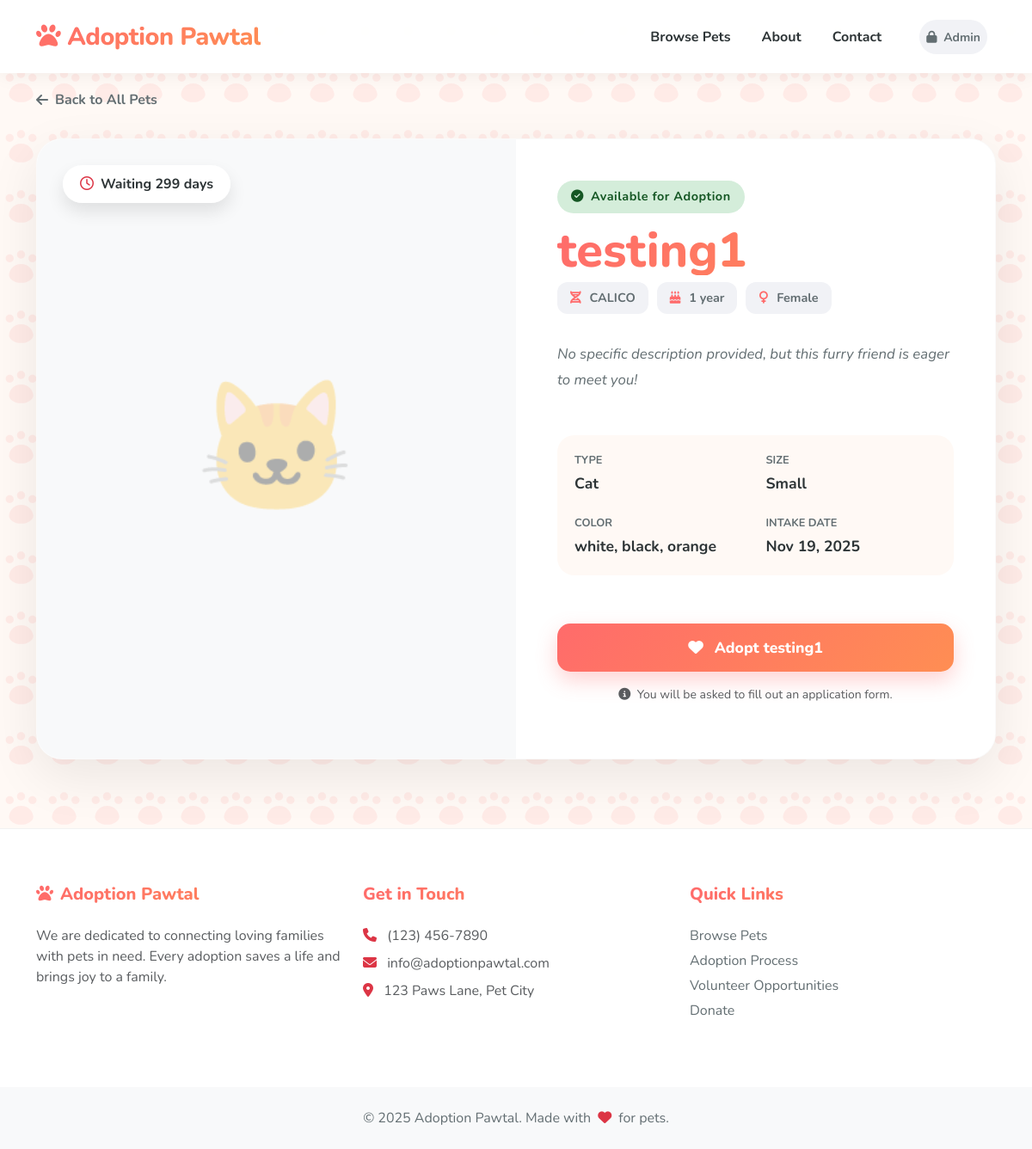
Page /pet-adoption-system/public/pet-details.php?id=A1234568 on the committed database.
### tables this page shows
CREATE TABLE `pets` (
  `animal_id` varchar(20) NOT NULL,
  `intake_type` varchar(50) NOT NULL,
  `intake_date` date NOT NULL,
  `pet_name` varchar(100) NOT NULL,
  `animal_type` varchar(50) NOT NULL,
  `pet_age` varchar(50) NOT NULL,
  `pet_size` varchar(20) NOT NULL,
  `color` varchar(100) NOT NULL,
  `breed` varchar(100) NOT NULL,
  `sex` char(1) NOT NULL,
  `adoption_status` enum('Available','Pending','Reserved','Trial') DEFAULT 'Available',
  `photo_path` varchar(255) DEFAULT NULL,
  `description` text DEFAULT NULL,
  `created_at` timestamp NOT NULL DEFAULT current_timestamp()
);

### pet-adoption-system/public/pet-details.php (the view, shortened to what this page needs)
<?php
require_once '../config/database.php';
$animal_id = $_GET['id'] ?? '';
$stmt = $pdo->prepare("SELECT * FROM pets WHERE animal_id = ?");
$stmt->execute([$animal_id]);
$pet = $stmt->fetch();
$is_available = $pet['adoption_status'] === 'Available';
function daysInShelter($intake_date) {
    $intake = new DateTime($intake_date);
    $now = new DateTime();
    $diff = $now->diff($intake);
    return $diff->days;
}
$days = daysInShelter($pet['intake_date']);
?>
<!DOCTYPE html>
<html lang="en">
<head>
    <link href="https://cdn.jsdelivr.net/npm/bootstrap@5.3.0/dist/css/bootstrap.min.css" rel="stylesheet">
    <link rel="stylesheet" href="https://cdnjs.cloudflare.com/ajax/libs/font-awesome/6.4.0/css/all.min.css">
</head>
<body>
    <nav class="navbar navbar-expand-lg fixed-top">
        <div class="container">
            <a class="navbar-brand" href="index.php">
                <i class="fas fa-paw me-2"></i>Adoption Pawtal
            </a>
            <div class="collapse navbar-collapse" id="navbarNav">
                <ul class="navbar-nav ms-auto align-items-center">
                    <li class="nav-item">
                        <a class="nav-link" href="index.php">Browse Pets</a>
                    </li>
                    <li class="nav-item">
                        <a class="nav-link" href="index.php#about">About</a>
                    </li>
                    <li class="nav-item">
                        <a class="nav-link" href="index.php#contact">Contact</a>
                    </li>
                    <li class="nav-item ms-lg-3">
                        <a class="nav-link btn-admin" href="../admin/login.php">
                            <small><i class="fas fa-lock me-1"></i> Admin</small>
                        </a>
                    </li>
                </ul>
            </div>
        </div>
    </nav>
    <div class="container">
        <div class="mt-4 mb-2">
            <a href="index.php" class="back-link">
                <i class="fas fa-arrow-left me-2"></i> Back to All Pets
            </a>
        </div>
        <div class="profile-card">
            <div class="row g-0">
                <div class="col-lg-6">
                    <div class="pet-image-container d-flex align-items-center justify-content-center">
                        <div class="floating-days-badge">
                            <i class="far fa-clock text-danger me-2"></i>Waiting <?= $days ?> days
                        </div>
                        <?php if ($pet['photo_path'] && file_exists('../' . $pet['photo_path'])): ?>
                            <img src="../<?= htmlspecialchars($pet['photo_path']) ?>" class="pet-main-img" alt="<?= htmlspecialchars($pet['pet_name']) ?>">
                        <?php else: ?>
                            <span style="font-size: 150px; opacity: 0.3;">
                                <?php
                                echo match($pet['animal_type']) {
                                    'DOG' => '🐕',
                                    'CAT' => '🐱',
                                    'BIRD' => '🦜',
                                    default => '🐾'
                                };
                                ?>
                            </span>
                        <?php endif; ?>
                    </div>
                </div>
                <div class="col-lg-6">
                    <div class="pet-info-container h-100 d-flex flex-column">
                        <div>
                            <?php if ($is_available): ?>
                                <span class="status-badge status-available">
                                    <i class="fas fa-check-circle me-2"></i>Available for Adoption
                                </span>
                            <?php else: ?>
                                <span class="status-badge status-unavailable">
                                    <i class="fas fa-exclamation-circle me-2"></i><?= htmlspecialchars($pet['adoption_status']) ?>
                                </span>
                            <?php endif; ?>
                            <h1 class="pet-title-name"><?= htmlspecialchars($pet['pet_name']) ?></h1>
                            <div class="pet-meta-badges">
                                <div class="meta-badge">
                                    <i class="fas fa-dna"></i> <?= htmlspecialchars($pet['breed']) ?>
                                </div>
                                <div class="meta-badge">
                                    <i class="fas fa-birthday-cake"></i> <?= htmlspecialchars($pet['pet_age']) ?>
                                </div>
                                <div class="meta-badge">
                                    <?php
                                    $sex_icon = match($pet['sex']) {
                                        'M', 'N' => 'fa-mars',
                                        'F', 'S' => 'fa-venus',
                                        default => 'fa-genderless'
                                    };
                                    ?>
                                    <i class="fas <?= $sex_icon ?>"></i>
                                    <?php
                                    $sex_display = match($pet['sex']) {
                                        'M' => 'Male',
                                        'F' => 'Female',
                                        'N' => 'Neutered Male',
                                        'S' => 'Spayed Female',
                                        'U' => 'Unknown',
                                        default => $pet['sex']
                                    };
                                    echo htmlspecialchars($sex_display);
                                    ?>
                                </div>
                            </div>
                        </div>
                        <div class="description-box">
                            <?php if ($pet['description']): ?>
                                <p><?= nl2br(htmlspecialchars($pet['description'])) ?></p>
                            <?php else: ?>
                                <p class="fst-italic">No specific description provided, but this furry friend is eager to meet you!</p>
                            <?php endif; ?>
                        </div>
                        <div class="info-grid mt-auto">
                            <div class="info-item">
                                <span class="info-label">Type</span>
                                <span class="info-value"><?= ucfirst(strtolower($pet['animal_type'])) ?></span>
                            </div>
                            <div class="info-item">
                                <span class="info-label">Size</span>
                                <span class="info-value"><?= ucfirst(strtolower($pet['pet_size'])) ?></span>
                            </div>
                            <div class="info-item">
                                <span class="info-label">Color</span>
                                <span class="info-value"><?= htmlspecialchars($pet['color']) ?></span>
                            </div>
                            <div class="info-item">
                                <span class="info-label">Intake Date</span>
                                <span class="info-value"><?= date('M j, Y', strtotime($pet['intake_date'])) ?></span>
                            </div>
                        </div>
                        <div class="mt-4">
                            <?php if ($is_available): ?>
                                <a href="apply.php?pet_id=<?= htmlspecialchars($pet['animal_id']) ?>" class="btn btn-gradient">
                                    <i class="fas fa-heart me-2"></i> Adopt <?= htmlspecialchars($pet['pet_name']) ?>
                                </a>
                                <p class="text-center text-muted mt-3 small">
                                    <i class="fas fa-info-circle me-1"></i> You will be asked to fill out an application form.
                                </p>
                            <?php else: ?>
                                <div class="alert alert-warning border-0 shadow-sm">
                                    <strong>Not Available:</strong> This pet is currently not available.
                                </div>
                            <?php endif; ?>
                        </div>
                    </div>
                </div>
            </div>
        </div>
    </div>
    <footer>
        <div class="container">
            <div class="row">
                <div class="col-md-4 mb-4">
                    <h5 class="footer-title"><i class="fas fa-paw me-2"></i>Adoption Pawtal</h5>
                    <p class="text-muted">We are dedicated to connecting loving families with pets in need. Every adoption saves a life and brings joy to a family.</p>
                </div>
                <div class="col-md-4 mb-4">
                    <h5 class="footer-title">Get in Touch</h5>
                    <ul class="list-unstyled text-muted">
                        <li class="mb-2"><i class="fas fa-phone me-2 text-danger"></i> (123) 456-7890</li>
                        <li class="mb-2"><i class="fas fa-envelope me-2 text-danger"></i> info@adoptionpawtal.com</li>
                        <li class="mb-2"><i class="fas fa-map-marker-alt me-2 text-danger"></i> 123 Paws Lane, Pet City</li>
                    </ul>
                </div>
                <div class="col-md-4 mb-4">
                    <h5 class="footer-title">Quick Links</h5>
                    <div class="footer-links">
                        <a href="index.php">Browse Pets</a>
                        <a href="#">Adoption Process</a>
                        <a href="#">Volunteer Opportunities</a>
                        <a href="#">Donate</a>
                    </div>
                </div>
            </div>
        </div>
        <div class="copyright text-center">
            <div class="container">
                <p class="mb-0">&copy; 2025 Adoption Pawtal. Made with <i class="fas fa-heart text-danger mx-1"></i> for pets.</p>
            </div>
        </div>
    </footer>
</body>
</html>

### pet-adoption-system/public/pet-details.php (style rules this page uses)
:root { --brand-gradient: linear-gradient(135deg, #FF6B6B 0%, #FF8E53 100%); --secondary-gradient: linear-gradient(135deg, #4facfe 0%, #00f2fe 100%); --primary-color: #FF6B6B; --secondary-color: #FF8E53; --text-dark: #2d3436; --text-muted: #636e72; --bg-soft: #fff9f5; }
body { font-family: 'Nunito', sans-serif; background-color: var(--bg-soft); background-image: var(--paw-pattern); color: var(--text-dark); padding-top: 80px; }
.navbar { background: rgba(255, 255, 255, 0.95) !important; backdrop-filter: blur(10px); box-shadow: 0 4px 20px rgba(0,0,0,0.05); padding: 1rem 0; }
.navbar-brand { font-weight: 800; font-size: 1.8rem; background: var(--brand-gradient); -webkit-background-clip: text; -webkit-text-fill-color: transparent; letter-spacing: -0.5px; }
.nav-link { font-weight: 700; color: var(--text-dark) !important; margin: 0 10px; transition: color 0.3s; }
.btn-admin { background-color: #f1f2f6; border-radius: 50px; padding: 8px 20px; color: var(--text-muted) !important; }
.profile-card { background: white; border-radius: 30px; overflow: hidden; box-shadow: 0 20px 60px rgba(0,0,0,0.08); margin-top: 2rem; border: 1px solid rgba(0,0,0,0.02); }
.pet-image-container { height: 100%; min-height: 500px; background-color: #f8f9fa; position: relative; }
.pet-info-container { padding: 3rem; }
.status-badge { padding: 8px 16px; border-radius: 50px; font-weight: 700; font-size: 0.9rem; letter-spacing: 0.5px; display: inline-block; margin-bottom: 1rem; }
.status-available { background: #d4edda; color: #155724; }
.pet-title-name { font-size: 3.5rem; font-weight: 800; margin-bottom: 0.5rem; line-height: 1; background: var(--brand-gradient); -webkit-background-clip: text; -webkit-text-fill-color: transparent; }
.pet-meta-badges { display: flex; gap: 10px; margin-bottom: 2rem; flex-wrap: wrap; }
.meta-badge { background: #f1f2f6; padding: 8px 15px; border-radius: 12px; font-weight: 700; font-size: 0.9rem; color: var(--text-muted); }
.meta-badge i { color: var(--primary-color); margin-right: 6px; }
.info-grid { display: grid; grid-template-columns: repeat(2, 1fr); gap: 1.5rem; margin: 2rem 0; background: #fff9f5; padding: 20px; border-radius: 20px; }
.info-item { display: flex; flex-direction: column; }
.info-label { font-size: 0.8rem; text-transform: uppercase; color: var(--text-muted); font-weight: 700; margin-bottom: 4px; }
.info-value { font-weight: 700; color: var(--text-dark); font-size: 1.1rem; }
.description-box { color: var(--text-muted); line-height: 1.8; margin-bottom: 2rem; font-size: 1.05rem; }
.btn-gradient { background: var(--brand-gradient); border: none; color: white; border-radius: 15px; padding: 15px 30px; font-weight: 800; font-size: 1.1rem; box-shadow: 0 10px 25px rgba(255, 107, 107, 0.3); transition: all 0.3s ease; width: 100%; display: block; text-align: center; text-decoration: none; }
.back-link { color: var(--text-muted); text-decoration: none; font-weight: 700; display: inline-flex; align-items: center; transition: all 0.3s; }
.floating-days-badge { position: absolute; top: 30px; left: 30px; background: rgba(255,255,255,0.95); padding: 10px 20px; border-radius: 30px; font-weight: 700; box-shadow: 0 10px 20px rgba(0,0,0,0.1); z-index: 2; }
footer { background: white; color: var(--text-dark); padding-top: 4rem; margin-top: 5rem; border-top: 1px solid rgba(0,0,0,0.05); }
.footer-title { font-weight: 800; margin-bottom: 1.5rem; background: var(--brand-gradient); -webkit-background-clip: text; -webkit-text-fill-color: transparent; }
.footer-links a { color: var(--text-muted); text-decoration: none; margin-bottom: 5px; display: block; }
.copyright { background: #f8f9fa; padding: 1.5rem 0; margin-top: 3rem; color: var(--text-muted); }

### rows in the picture
pets: intake_date "299", animal_type "🐱", pet_name "testing1", breed "CALICO", pet_age "1 year", sex "Female", animal_type "Cat", pet_size "Small", color "white, black, orange", intake_date "Nov 19, 2025"
